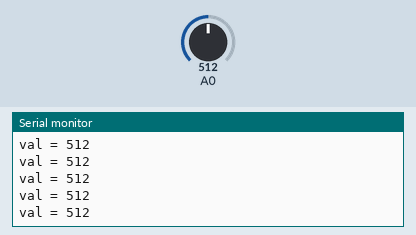
Simulated run of this sketch. Board: ESP8266 (NodeMCU). On the bench: the last lines printed to the serial monitor. Inputs (shaded band) come from the test bench; at power-on: A0 = 512. WiFi joins after 1.5 s; servers stay silent unless stated.

Above: at 2.8 s.
2.9 s: A0 set to 490
At 3.06 s:
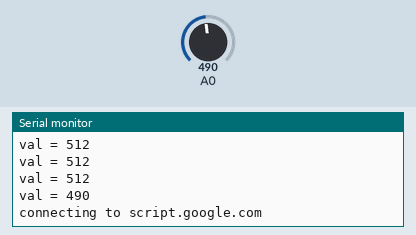
4.6 s: A0 set to 510
At 4.62 s:
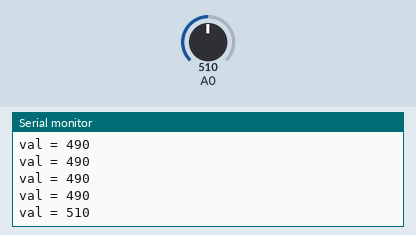
Timing chart, 0 to 7.6 s (numbered marks = the images above; inputs shaded):
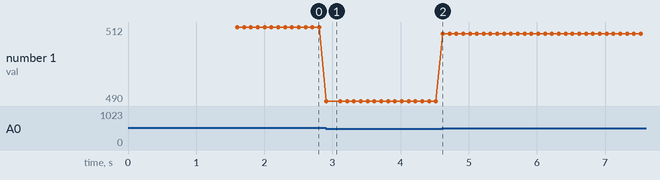

The sketch:

line_Rain_excel.ino
```cpp
#include <ESP8266WiFi.h>
#include <TridentTD_LineNotify.h>
char ssid[] = "********";//ชื่อ WIFI
char pass[] = "********";//รหัส WIFI
String GAS_ID = "JKfycXxvP-oHHsZdX6ZCRY4GG4dHIfOZLR9PpL0V64o99BU2fPm8KJTOJkGh3q74xoOVB2hOK"; //--> spreadsheet script ID
//Your Domain name with URL path or IP address with path
const char* host = "script.google.com"; // only google.com not https://google.com

// ----------------------------------------------------------------------------------------------
#define analogPin 2            //D4
#define UPDATE_INTERVAL_HOUR  (0)
#define UPDATE_INTERVAL_MIN   (0)
#define UPDATE_INTERVAL_SEC   (30)
#define LINE_TOKEN  "fsaNLL2kAriGug2bsCnHLOXH0Sju1RcOXty1E9WrQg8"
#define UPDATE_INTERVAL_MS    ( ((UPDATE_INTERVAL_HOUR*60*60) + (UPDATE_INTERVAL_MIN * 60) + UPDATE_INTERVAL_SEC ) * 1000 )

// ----------------------------------------------------------------------------------------------
int val = 0;
bool notificationSent = false;
// ----------------------------------------------------------------------------------------------
void update_google_sheet()
{
    Serial.print("connecting to ");
    Serial.println(host);

    // Use WiFiClient class to create TCP connections
    WiFiClientSecure client;
    const int httpPort = 443; // 80 is for HTTP / 443 is for HTTPS!

    client.setInsecure(); // this is the magical line that makes everything work

    if (!client.connect(host, httpPort)) { //works!
      Serial.println("connection failed");
      return;
    }

    //----------------------------------------Processing data and sending data
    String url = "/macros/s/" + GAS_ID + "/exec?warn=";

    url += "Rain_detected";

    Serial.print("Requesting URL: ");
    Serial.println(url);

    // This will send the request to the server
    client.print(String("GET ") + url + " HTTP/1.1\r\n" +
                 "Host: " + host + "\r\n" +
                 "Connection: close\r\n\r\n");

    Serial.println();
    Serial.println("closing connection");
}

// ----------------------------------------------------------------------------------------------
void setup()
{
  // Debug console
  Serial.begin(115200); Serial.println();
  Serial.println(LINE.getVersion());

  // Digital output pin


//----------------------------------------Wait for connection
  WiFi.begin(ssid, pass);
  Serial.printf("WiFi connecting to %s\n",  ssid);
  while (WiFi.status() != WL_CONNECTED) {
    Serial.print(".");
    delay(400);
  }
  Serial.printf("\nWiFi connected\nIP : ");
  Serial.println(WiFi.localIP());

  // กำหนด Line Token
  LINE.setToken(LINE_TOKEN);

}

// ----------------------------------------------------------------------------------------------

void loop()
{
  val = analogRead(analogPin);  //อ่านค่าสัญญาณ analog ขา5
  Serial.print("val = "); // พิมพ์ข้อมความส่งเข้าคอมพิวเตอร์ "val = "
  Serial.println(val); // พิมพ์ค่าของตัวแปร val
  // Read and print serial data every 1 sec
  if ( val < 500 && !notificationSent ) // 1sec
  {
    //
    LINE.notify("ตรวจพบน้ำฝน");//คำที่จะส่งเข้าไลน์(สติกเกอร์ก็สามารถส่งได้)
    update_google_sheet();
    notificationSent = true;
  }
  else{
    delay(100);
    if(val > 900 && notificationSent){
      notificationSent = false;
    }
  }

}
```

Measured:
- after the input at 2.9 s, the serial monitor: prints a new line at once (image 1)
- after the input at 4.6 s, the serial monitor: prints a new line at once (image 2)
- plotted number 1: 512 → 490 after the input at 2.9 s, 490 → 510 after the input at 4.6 s
